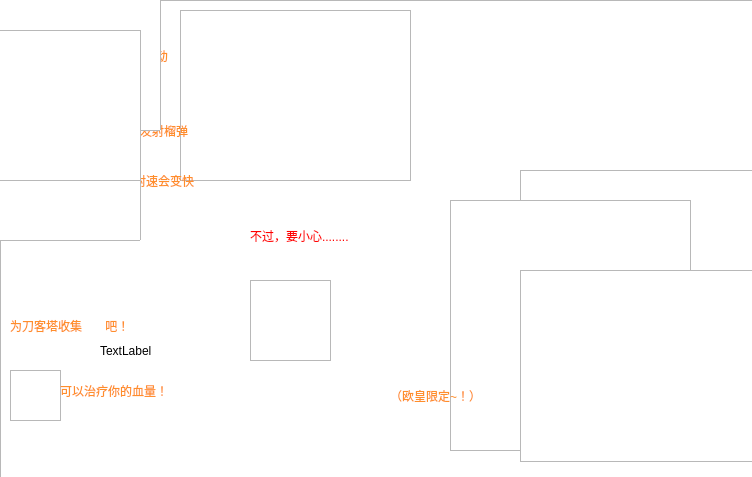
<?xml version="1.0" encoding="UTF-8"?>
<ui version="4.0">
 <class>introduction</class>
 <widget class="QWidget" name="introduction">
  <property name="geometry">
   <rect>
    <x>0</x>
    <y>0</y>
    <width>752</width>
    <height>477</height>
   </rect>
  </property>
  <property name="windowTitle">
   <string>按键介绍~</string>
  </property>
  <property name="windowIcon">
   <iconset resource="res.qrc">
    <normaloff>:/res/nice.png</normaloff>:/res/nice.png</iconset>
  </property>
  <widget class="QLabel" name="label">
   <property name="geometry">
    <rect>
     <x>100</x>
     <y>30</y>
     <width>251</width>
     <height>51</height>
    </rect>
   </property>
   <property name="styleSheet">
    <string notr="true">font: 18pt &quot;宋体&quot;;
color: rgb(255, 142, 43);
</string>
   </property>
   <property name="text">
    <string>A/D左右移动</string>
   </property>
  </widget>
  <widget class="QLabel" name="label_2">
   <property name="geometry">
    <rect>
     <x>90</x>
     <y>100</y>
     <width>401</width>
     <height>61</height>
    </rect>
   </property>
   <property name="styleSheet">
    <string notr="true">font: 18pt &quot;宋体&quot;;

color: rgb(255, 142, 43);</string>
   </property>
   <property name="text">
    <string>J射击，E发射榴弹</string>
   </property>
  </widget>
  <widget class="QLabel" name="label_3">
   <property name="geometry">
    <rect>
     <x>90</x>
     <y>150</y>
     <width>511</width>
     <height>61</height>
    </rect>
   </property>
   <property name="styleSheet">
    <string notr="true">font: 18pt &quot;宋体&quot;;
color: rgb(255, 142, 43);</string>
   </property>
   <property name="text">
    <string>S蹲下，射速会变快</string>
   </property>
  </widget>
  <widget class="QGraphicsView" name="graphicsView">
   <property name="geometry">
    <rect>
     <x>-40</x>
     <y>90</y>
     <width>181</width>
     <height>151</height>
    </rect>
   </property>
   <property name="styleSheet">
    <string notr="true">border-image: url(:/ash/res/ash/attack/a/a1.png);</string>
   </property>
  </widget>
  <widget class="QGraphicsView" name="graphicsView_2">
   <property name="geometry">
    <rect>
     <x>-50</x>
     <y>-40</y>
     <width>211</width>
     <height>171</height>
    </rect>
   </property>
   <property name="styleSheet">
    <string notr="true">border-image: url(:/ash/res/ash/walk/w2.png);</string>
   </property>
  </widget>
  <widget class="QGraphicsView" name="graphicsView_3">
   <property name="geometry">
    <rect>
     <x>-40</x>
     <y>30</y>
     <width>181</width>
     <height>151</height>
    </rect>
   </property>
   <property name="styleSheet">
    <string notr="true">border-image: url(:/ash/res/ash/stand/sf2.png);</string>
   </property>
  </widget>
  <widget class="QGraphicsView" name="graphicsView_4">
   <property name="geometry">
    <rect>
     <x>180</x>
     <y>10</y>
     <width>231</width>
     <height>171</height>
    </rect>
   </property>
   <property name="styleSheet">
    <string notr="true">border-image: url(:/ash/res/ash/attack/e/e6.png);</string>
   </property>
  </widget>
  <widget class="QGraphicsView" name="graphicsView_5">
   <property name="geometry">
    <rect>
     <x>0</x>
     <y>0</y>
     <width>761</width>
     <height>481</height>
    </rect>
   </property>
   <property name="styleSheet">
    <string notr="true">border-image: url(:/map/res/map/2.png);</string>
   </property>
  </widget>
  <widget class="QGraphicsView" name="graphicsView_6">
   <property name="geometry">
    <rect>
     <x>10</x>
     <y>370</y>
     <width>51</width>
     <height>51</height>
    </rect>
   </property>
   <property name="styleSheet">
    <string notr="true">border-image: url(:/res/hcy.png);</string>
   </property>
  </widget>
  <widget class="QGraphicsView" name="graphicsView_7">
   <property name="geometry">
    <rect>
     <x>250</x>
     <y>280</y>
     <width>81</width>
     <height>81</height>
    </rect>
   </property>
   <property name="styleSheet">
    <string notr="true">border-image: url(:/res/ori.png);</string>
   </property>
  </widget>
  <widget class="QLabel" name="label_4">
   <property name="geometry">
    <rect>
     <x>10</x>
     <y>290</y>
     <width>431</width>
     <height>71</height>
    </rect>
   </property>
   <property name="styleSheet">
    <string notr="true">font: 28pt &quot;宋体&quot;;
color: rgb(255, 142, 43);</string>
   </property>
   <property name="text">
    <string>为刀客塔收集       吧！</string>
   </property>
  </widget>
  <widget class="QLabel" name="label_5">
   <property name="geometry">
    <rect>
     <x>100</x>
     <y>340</y>
     <width>211</width>
     <height>21</height>
    </rect>
   </property>
   <property name="text">
    <string>TextLabel</string>
   </property>
  </widget>
  <widget class="QLabel" name="label_6">
   <property name="geometry">
    <rect>
     <x>60</x>
     <y>360</y>
     <width>291</width>
     <height>61</height>
    </rect>
   </property>
   <property name="styleSheet">
    <string notr="true">font: 28pt &quot;宋体&quot;;
color: rgb(255, 142, 43);</string>
   </property>
   <property name="text">
    <string>可以治疗你的血量！</string>
   </property>
  </widget>
  <widget class="QGraphicsView" name="graphicsView_8">
   <property name="geometry">
    <rect>
     <x>520</x>
     <y>170</y>
     <width>281</width>
     <height>221</height>
    </rect>
   </property>
   <property name="styleSheet">
    <string notr="true">border-image: url(:/enemys/res/enemys/agz/m_agz16.png);</string>
   </property>
  </widget>
  <widget class="QLabel" name="label_7">
   <property name="geometry">
    <rect>
     <x>250</x>
     <y>210</y>
     <width>481</width>
     <height>51</height>
    </rect>
   </property>
   <property name="styleSheet">
    <string notr="true">font: 28pt &quot;宋体&quot;;
color: rgb(255, 0, 0);
</string>
   </property>
   <property name="text">
    <string>不过，要小心........</string>
   </property>
  </widget>
  <widget class="QGraphicsView" name="graphicsView_9">
   <property name="geometry">
    <rect>
     <x>450</x>
     <y>200</y>
     <width>241</width>
     <height>251</height>
    </rect>
   </property>
   <property name="styleSheet">
    <string notr="true">border-image: url(:/enemys/res/enemys/kaqi/m_kaqi2.png);</string>
   </property>
  </widget>
  <widget class="QGraphicsView" name="graphicsView_10">
   <property name="geometry">
    <rect>
     <x>520</x>
     <y>270</y>
     <width>256</width>
     <height>192</height>
    </rect>
   </property>
   <property name="styleSheet">
    <string notr="true">border-image: url(:/enemys/res/enemys/xiaobin/m_xb4.png);</string>
   </property>
  </widget>
  <widget class="QLabel" name="label_8">
   <property name="geometry">
    <rect>
     <x>390</x>
     <y>380</y>
     <width>141</width>
     <height>31</height>
    </rect>
   </property>
   <property name="styleSheet">
    <string notr="true">font: 14pt &quot;宋体&quot;;
color: rgb(255, 142, 43);</string>
   </property>
   <property name="text">
    <string>（欧皇限定~！）</string>
   </property>
  </widget>
  <zorder>graphicsView_5</zorder>
  <zorder>graphicsView_4</zorder>
  <zorder>label</zorder>
  <zorder>label_2</zorder>
  <zorder>label_3</zorder>
  <zorder>graphicsView</zorder>
  <zorder>graphicsView_2</zorder>
  <zorder>graphicsView_3</zorder>
  <zorder>graphicsView_6</zorder>
  <zorder>graphicsView_7</zorder>
  <zorder>label_4</zorder>
  <zorder>label_5</zorder>
  <zorder>label_6</zorder>
  <zorder>graphicsView_8</zorder>
  <zorder>label_7</zorder>
  <zorder>graphicsView_9</zorder>
  <zorder>graphicsView_10</zorder>
  <zorder>label_8</zorder>
 </widget>
 <resources>
  <include location="res.qrc"/>
 </resources>
 <connections/>
</ui>
